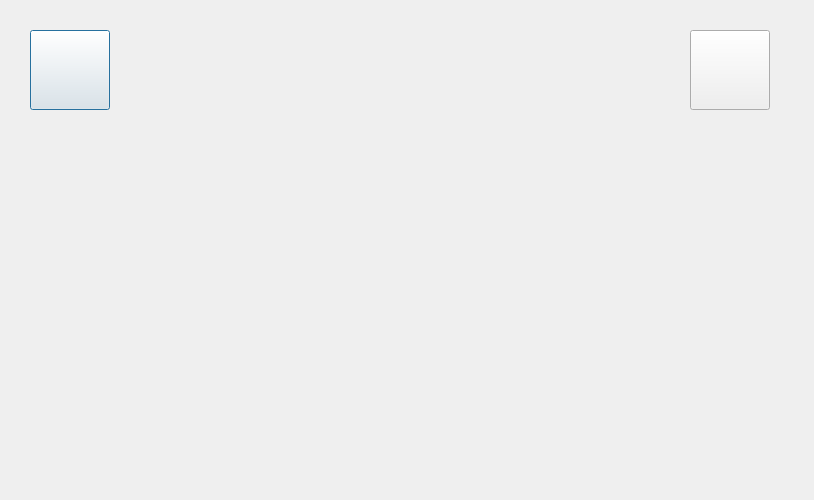
<?xml version="1.0" encoding="UTF-8"?>
<ui version="4.0">
 <class>FsDlg</class>
 <widget class="QDialog" name="MedialibDlg">
  <property name="geometry">
   <rect>
    <x>0</x>
    <y>0</y>
    <width>814</width>
    <height>500</height>
   </rect>
  </property>
  <property name="windowTitle">
   <string/>
  </property>
  <widget class="CButton" name="btnReturn">
   <property name="geometry">
    <rect>
     <x>30</x>
     <y>30</y>
     <width>80</width>
     <height>80</height>
    </rect>
   </property>
   <property name="autoFillBackground">
    <bool>false</bool>
   </property>
   <property name="styleSheet">
    <string notr="true">border-image: url(:/img/btnReturn.png);</string>
   </property>
   <property name="text">
    <string/>
   </property>
   <property name="iconSize">
    <size>
     <width>100</width>
     <height>100</height>
    </size>
   </property>
   <property name="flat">
    <bool>false</bool>
   </property>
  </widget>
  <widget class="CLabel" name="labelTitle">
   <property name="geometry">
    <rect>
     <x>140</x>
     <y>37</y>
     <width>3000</width>
     <height>60</height>
    </rect>
   </property>
   <property name="text">
    <string/>
   </property>
  </widget>
  <widget class="CButton" name="btnUpward">
   <property name="geometry">
    <rect>
     <x>690</x>
     <y>30</y>
     <width>80</width>
     <height>80</height>
    </rect>
   </property>
   <property name="autoFillBackground">
    <bool>false</bool>
   </property>
   <property name="styleSheet">
    <string notr="true">border-image: url(:/img/btnUpward.png);</string>
   </property>
   <property name="text">
    <string/>
   </property>
   <property name="iconSize">
    <size>
     <width>100</width>
     <height>100</height>
    </size>
   </property>
   <property name="flat">
    <bool>false</bool>
   </property>
  </widget>
 </widget>
 <customwidgets>
  <customwidget>
   <class>CButton</class>
   <extends>QPushButton</extends>
   <header location="global">button.h</header>
  </customwidget>
  <customwidget>
   <class>CLabel</class>
   <extends>QLabel</extends>
   <header location="global">label.h</header>
  </customwidget>
 </customwidgets>
 <resources/>
 <connections/>
</ui>
